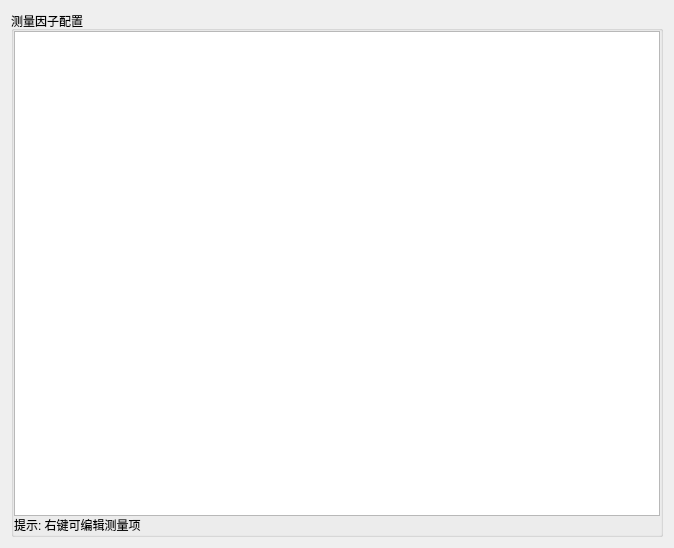
<?xml version="1.0" encoding="UTF-8"?>
<ui version="4.0">
 <class>Measuring</class>
 <widget class="QWidget" name="Measuring">
  <property name="geometry">
   <rect>
    <x>0</x>
    <y>0</y>
    <width>674</width>
    <height>548</height>
   </rect>
  </property>
  <property name="windowTitle">
   <string>Form</string>
  </property>
  <layout class="QVBoxLayout" name="verticalLayout_2">
   <item>
    <widget class="QGroupBox" name="groupBox">
     <property name="cursor">
      <cursorShape>ArrowCursor</cursorShape>
     </property>
     <property name="styleSheet">
      <string notr="true">border-color: qlineargradient(spread:pad, x1:0, y1:0, x2:1, y2:0, stop:0 rgba(0, 0, 0, 255), stop:1 rgba(255, 255, 255, 255));</string>
     </property>
     <property name="title">
      <string>测量因子配置</string>
     </property>
     <property name="flat">
      <bool>false</bool>
     </property>
     <property name="checkable">
      <bool>false</bool>
     </property>
     <layout class="QHBoxLayout" name="horizontalLayout">
      <property name="spacing">
       <number>0</number>
      </property>
      <property name="leftMargin">
       <number>0</number>
      </property>
      <property name="topMargin">
       <number>0</number>
      </property>
      <property name="rightMargin">
       <number>0</number>
      </property>
      <property name="bottomMargin">
       <number>0</number>
      </property>
      <item>
       <layout class="QVBoxLayout" name="verticalLayout">
        <item>
         <widget class="QListView" name="lv"/>
        </item>
        <item>
         <widget class="QLabel" name="lb_tips">
          <property name="text">
           <string>提示: 右键可编辑测量项</string>
          </property>
         </widget>
        </item>
       </layout>
      </item>
     </layout>
    </widget>
   </item>
  </layout>
 </widget>
 <resources/>
 <connections/>
</ui>
